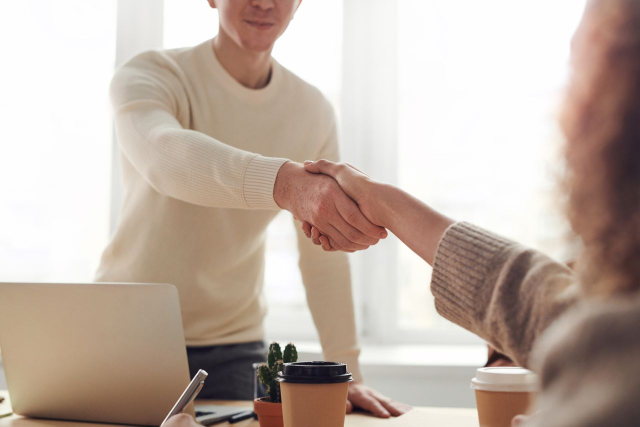
#> input picture posts/imgs_autonomos/autonomo_trabajo.jpg, 1280 x 853 px (shown at 1/2 size)
$ python gen_shorts_manana.py
#> lines starting #> are read from the running program, lines starting #| are printed output that depends on the picture
#!/usr/bin/env python3
import subprocess, os, math

W,H,FPS = 720,1280,30
OUT = "/home/node/workspace/cfg-seguros/posts"

def zoompan(img_in, out_png, dur, size, zoom_from=1.0, zoom_to=1.12, x='(iw-iw/zoom)/2', y='(ih-ih/zoom)/2'):
    f = dur*FPS
    s = f"{W}x{H}"
    vf = f"scale={size},zoompan=z='min(zoom+0.0008,{zoom_to})':d={f}:x={x}:y={y}:s={s}:fps={FPS}"
    cmd = ["ffmpeg","-y","-i",img_in,"-vf",vf,"-frames:v","1","-f","image2",out_png]
    subprocess.run(cmd, check=True, capture_output=True)

def make_short(name, shots, slide_dur=4.0, pad_dur=3.0, audio_placeholder=False):
    # shots: list of (png, overlay_text, align) ; align 'top'|'center'|'bottom'
#> called with name = 'short_autonomo_baja_laboral', slide_dur = 4, pad_dur = 3, audio_placeholder = False
    parts = []
    tmpdir = f"/tmp/{name}"
    os.makedirs(tmpdir, exist_ok=True)
    for i,(png,text,align) in enumerate(shots):
        # render frame with text via Pillow
        import PIL
        from PIL import Image, ImageDraw, ImageFont
        im = Image.open(png).convert("RGB")
#> im is the input picture: PIL image 1280x853 RGB; mean R, G, B 193.4, 177.6, 167.1
        # resize/crop to 720x1280 center
        iw,ih = im.size
#> iw = 1280; ih = 853
        tr = W/H
        if iw/ih > tr:
            nw = int(ih*tr); x0=(iw-nw)//2; im=im.crop((x0,0,x0+nw,ih))
#> after `nw = int(ih * tr)`: nw = 479
#> after `x0 = (iw - nw) // 2`: x0 = 400
#> after `im = im.crop((x0, 0, x0 + nw, ih))`:
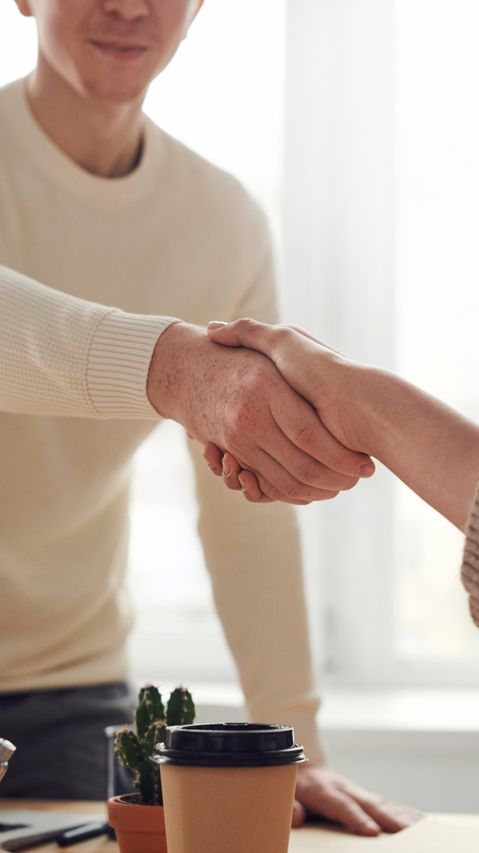
#> im: PIL image 479x853 RGB; mean R, G, B 191.9, 174.6, 163.3
        else:
            nh = int(iw/tr); y0=(ih-nh)//2; im=im.crop((0,y0,iw,y0+nh))
        im = im.resize((W,H), Image.LANCZOS)
#> im: PIL image 720x1280 RGB
        # dark overlay for legibility
        ov = Image.new("RGB",(W,H),(0,0,0))
#> ov: PIL image 720x1280 RGB; every value is 0
        im = Image.blend(im, ov, 0.35)
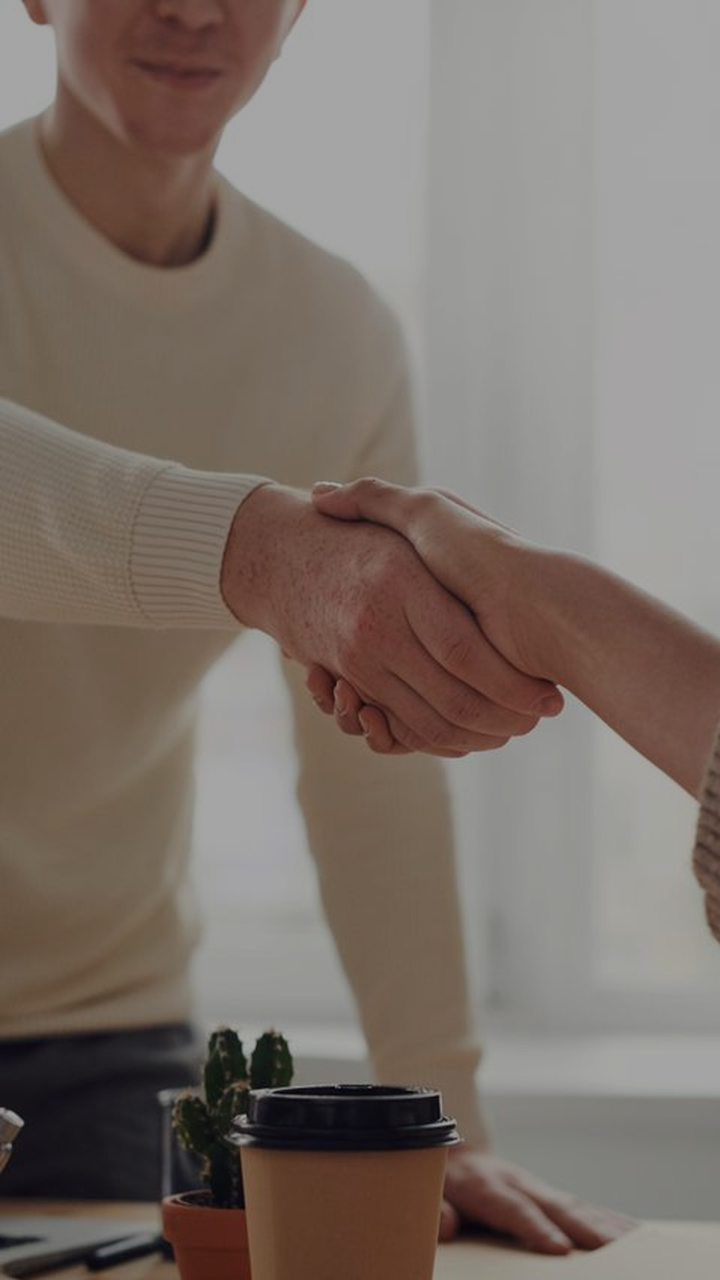
#> im: PIL image 720x1280 RGB; mean R, G, B 124.3, 113, 105.7
        d = ImageDraw.Draw(im)
        # try fonts
        font_lines = None
        for fp in ["/usr/share/fonts/truetype/dejavu/DejaVuSans-Bold.ttf","/usr/share/fonts/truetype/liberation/LiberationSans-Bold.ttf"]:
            if os.path.exists(fp):
                font_lines = ImageFont.truetype(fp, 56); break
        else:
            font_lines = ImageFont.load_default()
        # wrap text
        lines = text.split("\n")
        line_h = 64
        total_h = len(lines)*line_h
        if align=='center':
            y = (H-total_h)//2
        elif align=='bottom':
            y = H-260-total_h
        else:
            y = 180
        for ln in lines:
            bw = d.textbbox((0,0),ln,font=font_lines)
            tx = (W-(bw[2]-bw[0]))//2
            # shadow
            d.text((tx+4,y+4),ln,font=font_lines,fill=(0,0,0))
            d.text((tx,y),ln,font=font_lines,fill=(255,255,255))
            y+=line_h
#> this loop made 3 passes
#> (bw, tx) on passes 1 to 3: ((0, 0, 393, 53), 163), ((0, 10, 653, 63), 33), ((0, 10, 830, 53), -55)
#> after the loop, y = 372
        fr = f"{tmpdir}/s{i}.png"
        im.save(fr)
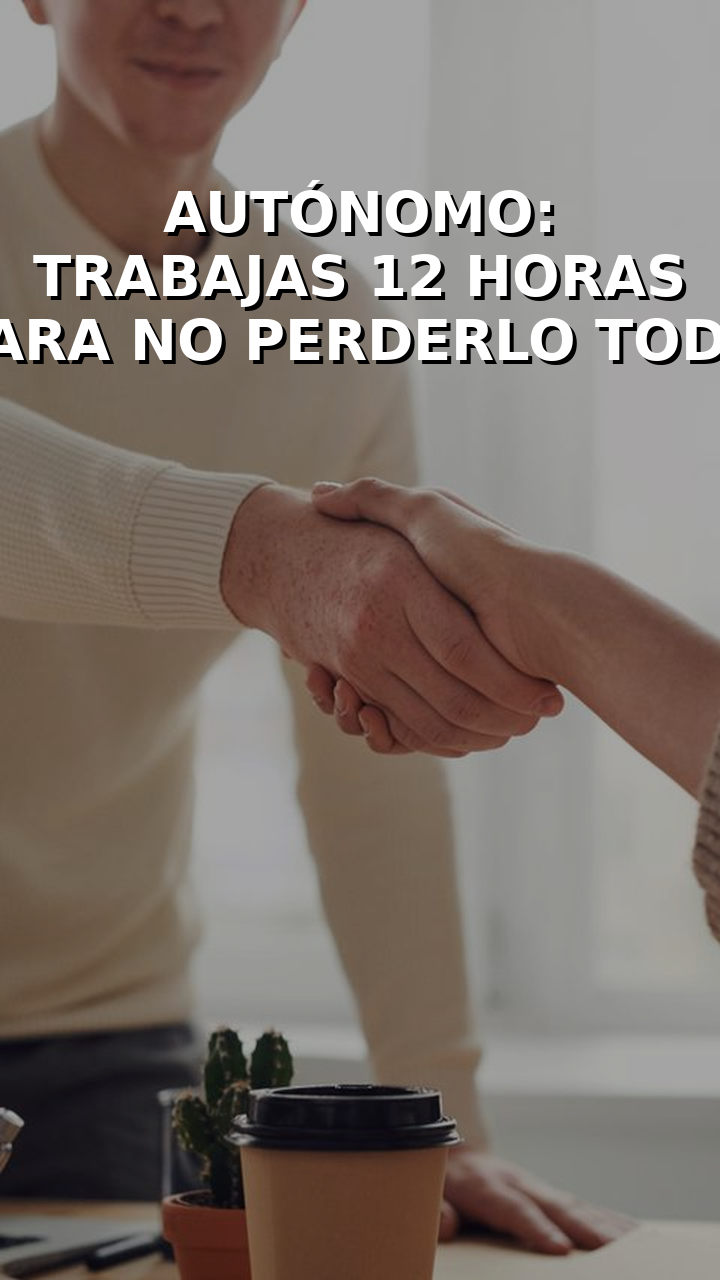
#> saved as s0.png: PIL image 720x1280 RGB; mean R, G, B 126.7, 115.7, 108.7
        # motion: zoompan on the still frame
        with open(fr,'rb') as f:
            pass
        dur = slide_dur
        faded = f"{tmpdir}/m{i}.mp4"
        vf = f"zoompan=z='min(zoom+0.0010,1.15)':d={int(dur*FPS)}:x='(iw-iw/zoom)/2':y='(ih-ih/zoom)/2':s={W}x{H}:fps={FPS}"
        subprocess.run(["ffmpeg","-y","-framerate",str(FPS),"-loop","1","-i",fr,"-vf",vf,
                        "-t",str(dur),"-c:v","libx264","-pix_fmt","yuv420p","-r",str(FPS),faded],
                       check=True, capture_output=True)
#> (this line was passed over: subprocess is not available in this run)
        parts.append(faded)
#> pass 2 of the loop in make_short, `for i,(png,text,align) in enumerate(shots):`:
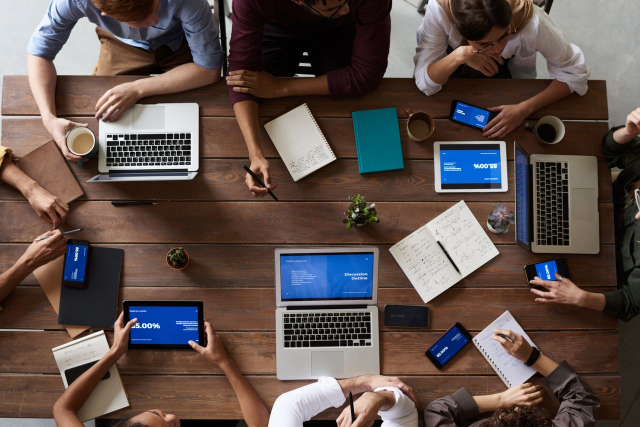
#> input picture posts/imgs_autonomos/oficina.jpg, 1280 x 854 px (shown at 1/2 size)
#> in make_short, im is the input picture: PIL image 1280x854 RGB; mean R, G, B 95, 81.2, 76.9
#> in make_short, `im = Image.blend(im, ov, 0.35)`:
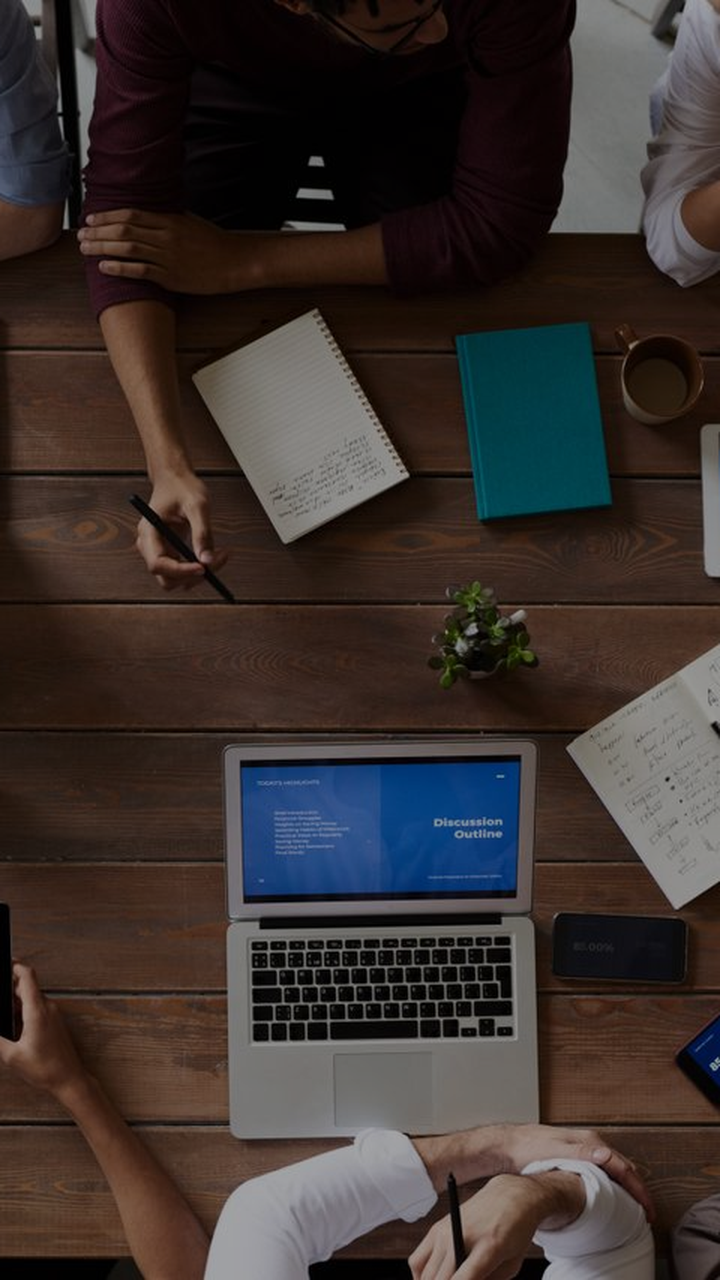
#> im: PIL image 720x1280 RGB; mean R, G, B 58.7, 50.2, 47.4
#> the loop in make_short, `for ln in lines:` made 4 passes
#> (bw, tx) on passes 1 to 4: ((0, 0, 453, 64), 133), ((0, 10, 734, 63), -7), ((0, 0, 0, 0), 360), ((0, 7, 789, 53), -35)
#> after the loop in make_short, `for ln in lines:`: y = 768
#> in make_short, `im.save(fr)`:
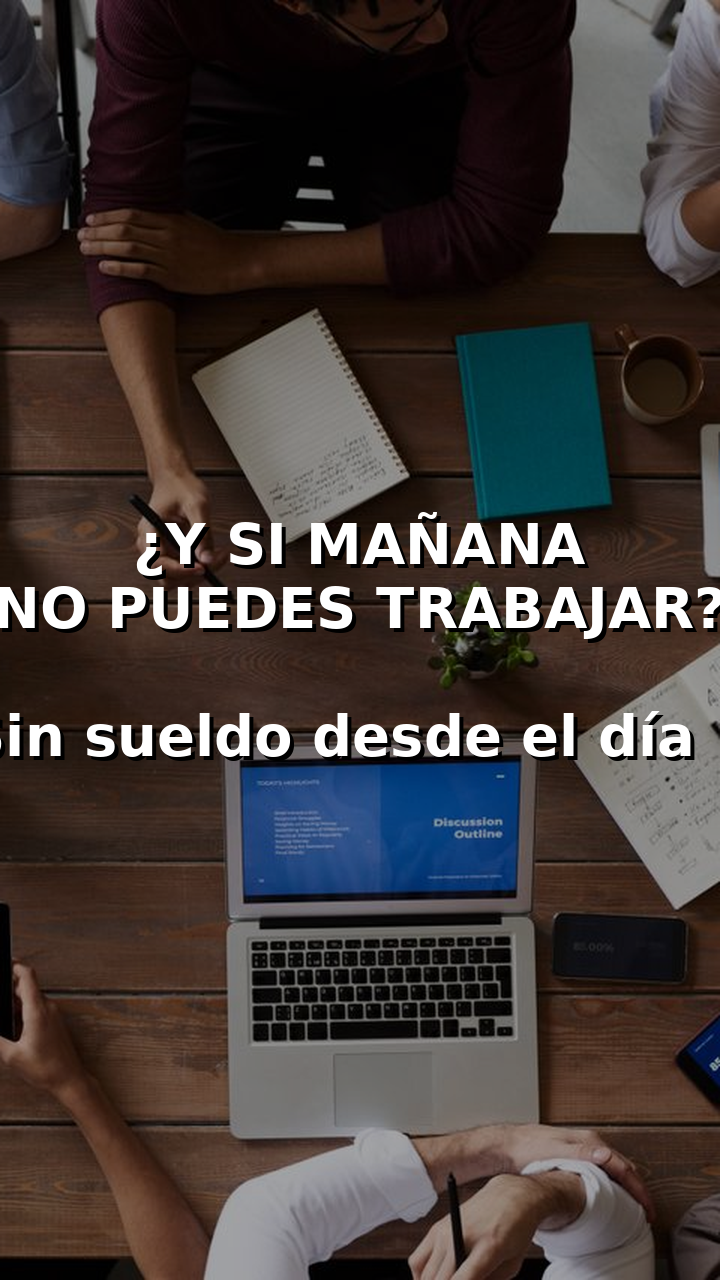
#> saved as s1.png: PIL image 720x1280 RGB; mean R, G, B 65.2, 57.5, 55.1
#> pass 3 of the loop in make_short, `for i,(png,text,align) in enumerate(shots):`:
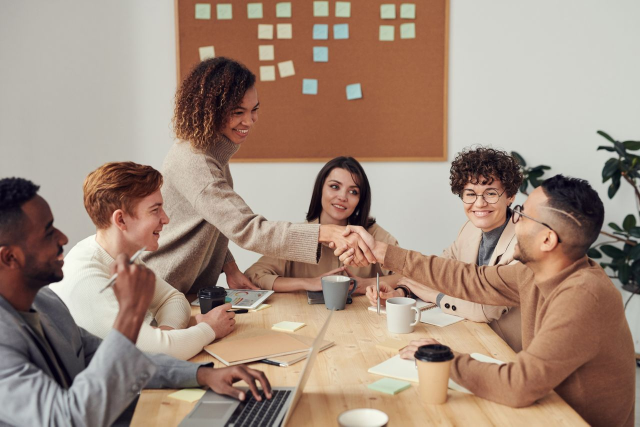
#> input picture posts/imgs_autonomos/portatil_trabajo.jpg, 1280 x 853 px (shown at 1/2 size)
#> in make_short, im is the input picture: PIL image 1280x853 RGB; mean R, G, B 163.4, 140.8, 125.7
#> in make_short, `im = Image.blend(im, ov, 0.35)`:
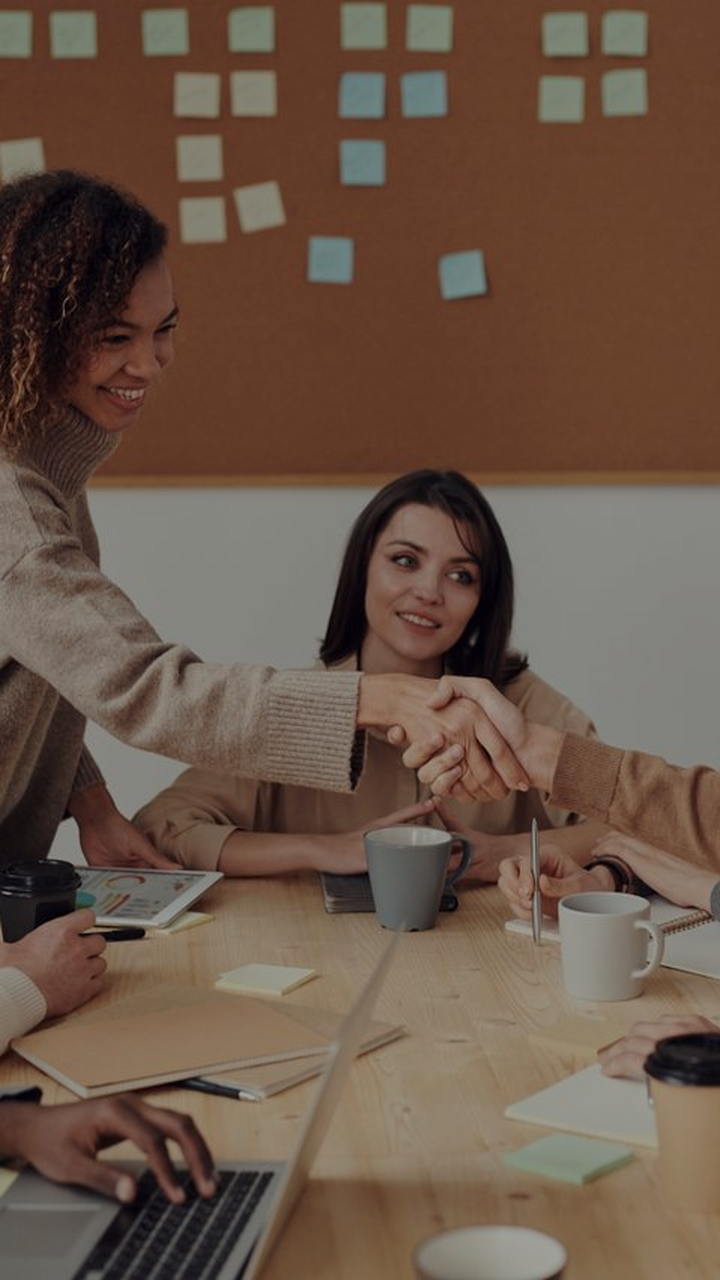
#> im: PIL image 720x1280 RGB; mean R, G, B 106.5, 85.2, 71.2
#> the loop in make_short, `for ln in lines:` made 3 passes
#> (bw, tx) on passes 1 to 3: ((0, 10, 629, 63), 45), ((0, 10, 673, 53), 23), ((0, 10, 808, 60), -44)
#> after the loop in make_short, `for ln in lines:`: y = 736
#> in make_short, `im.save(fr)`:
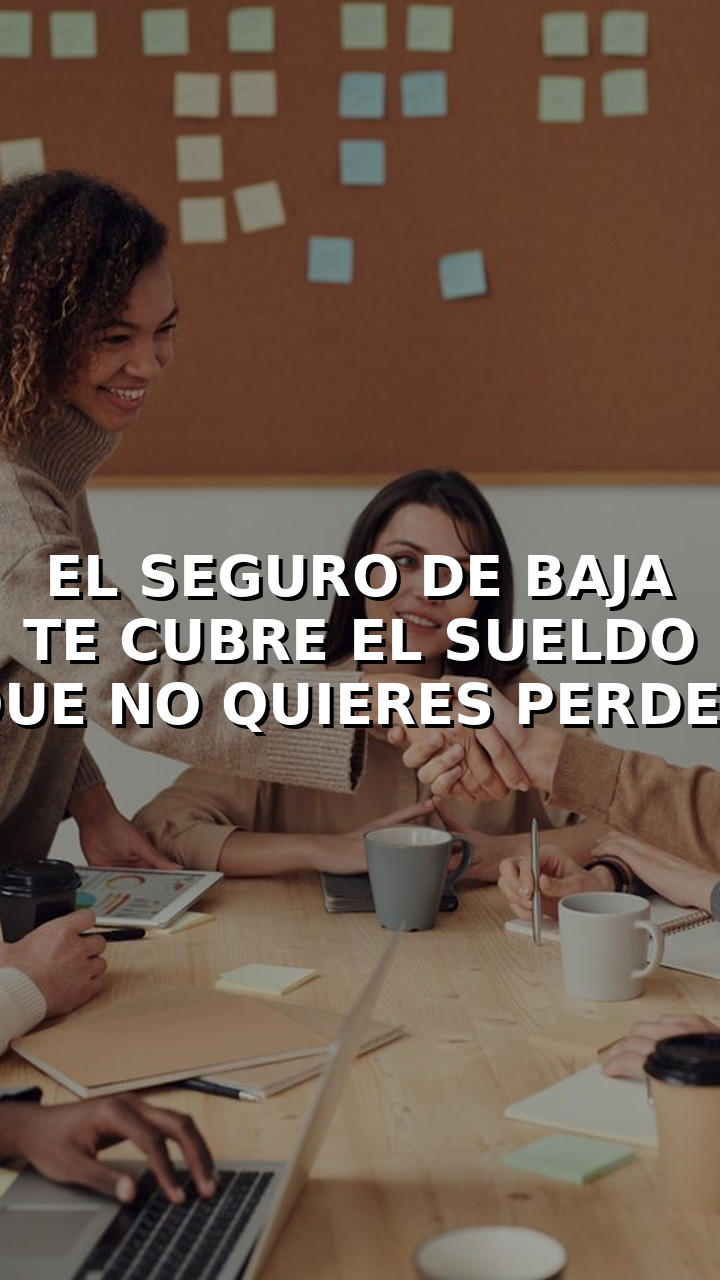
#> saved as s2.png: PIL image 720x1280 RGB; mean R, G, B 110.5, 89.8, 76.3
#> the loop made 4 passes; the first 3 are shown
    # concatenate
    lst = f"{tmpdir}/list.txt"
    with open(lst,"w") as fh:
        for p in parts: fh.write(f"file '{p}'\n")
    out_mp4 = f"{OUT}/{name}.mp4"
    subprocess.run(["ffmpeg","-y","-f","concat","-safe","0","-i",lst,"-c","copy",out_mp4],
                   check=True, capture_output=True)
#> (this line was passed over: subprocess is not available in this run)
#> (the run stopped early here; a loop or call above may not have finished)
